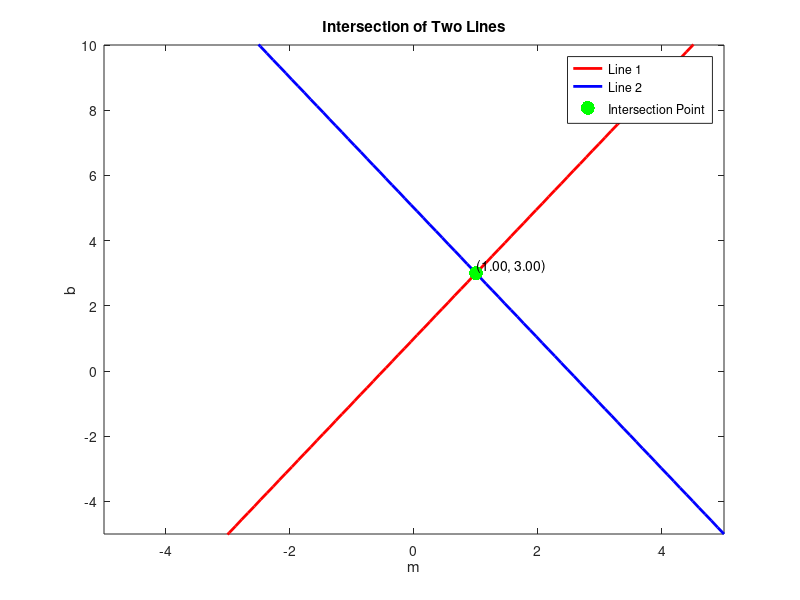

This figure's MATLAB source:
x0 = -2;
y0 = 1;
x1 = 2;
y1 = 5;

x_values = linspace(-5, 5, 100);

y_values1 = -x0 * x_values + y0;
plot(x_values, y_values1, 'r', 'LineWidth', 2);
hold on;

y_values2 = -x1 * x_values + y1;
plot(x_values, y_values2, 'b', 'LineWidth', 2);

intersection_x = 1;
intersection_y = 3;
scatter(intersection_x, intersection_y, 100, 'g', 'filled');

text(intersection_x, intersection_y, sprintf('(%.2f, %.2f)', intersection_x, intersection_y), ...
    'VerticalAlignment', 'bottom', 'HorizontalAlignment', 'left', 'FontSize', 10);

xlabel('m');
ylabel('b');
title('Intersection of Two Lines');
legend('Line 1', 'Line 2', 'Intersection Point');

axis([-5 5 -5 10]);

hold off;

